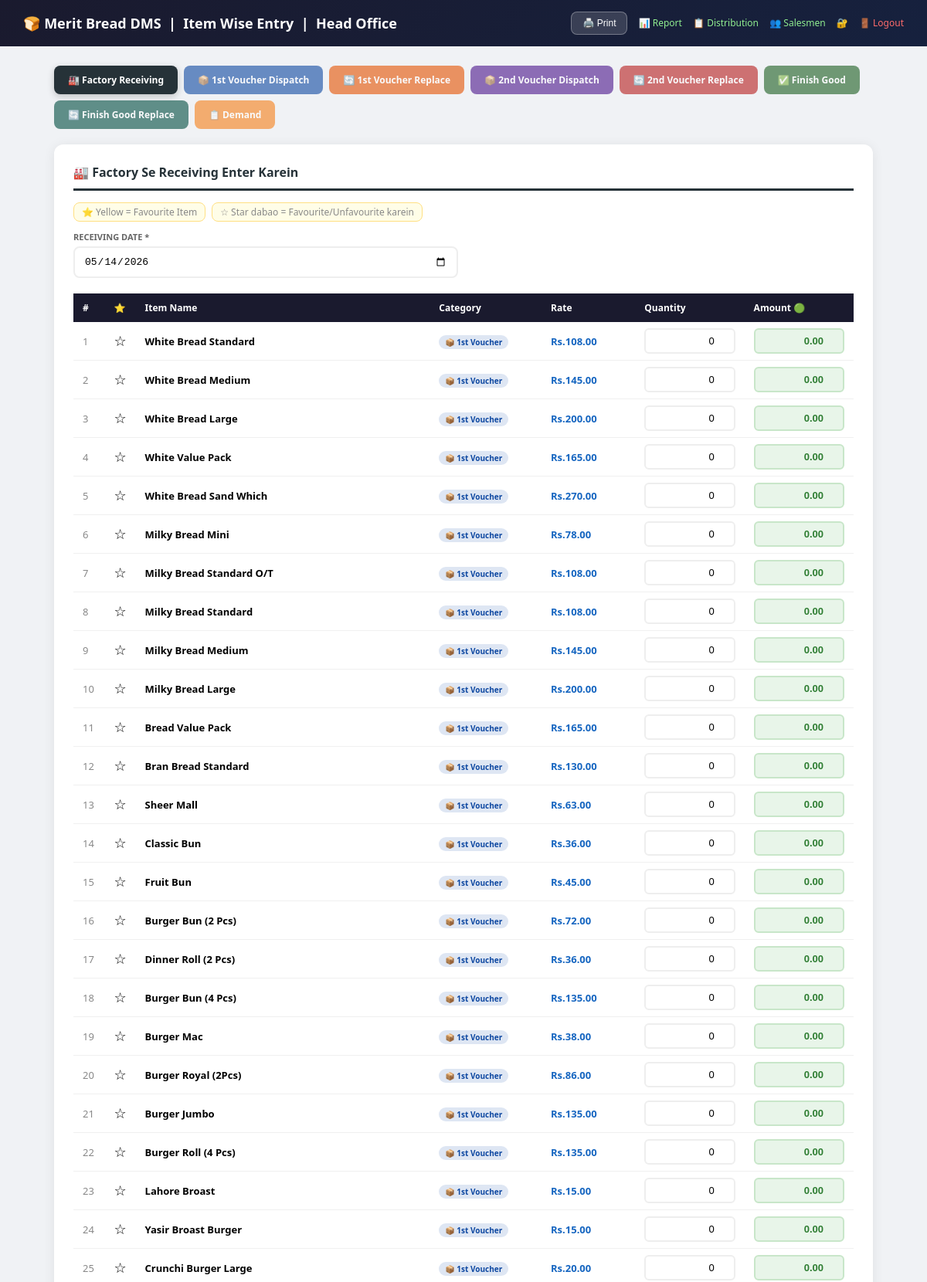
The page /item_entry.PHP (signed in, upper part) on the database its author committed.
### tables this page shows
CREATE TABLE `items` (
  `id` int(11) NOT NULL,
  `item_name` varchar(200) NOT NULL,
  `category` enum('first_voucher','second_voucher','finish_good') DEFAULT 'first_voucher',
  `family` varchar(100) DEFAULT 'General',
  `sort_order` int(11) DEFAULT 999,
  `rate` decimal(10,2) DEFAULT 0.00,
  `is_active` tinyint(4) DEFAULT 1,
  `created_at` timestamp NOT NULL DEFAULT current_timestamp()
);

### item_entry.PHP (the view, shortened to what this page needs)
<?php
include 'config.php';
$agent_id = $_SESSION['user_id'];
$city     = $_SESSION['city'];
function getItems($conn, $category, $agent_id) {
    $q = mysqli_query($conn,
        "SELECT i.*,
         CASE WHEN fi.item_id IS NOT NULL THEN 1 ELSE 0 END as is_fav
         FROM items i
         LEFT JOIN favourite_items fi ON fi.item_id=i.id AND fi.user_id='$agent_id'
         WHERE i.category='$category' AND i.is_active=1
         ORDER BY is_fav DESC, i.sort_order, i.item_name");
    $arr = [];
    while($r = mysqli_fetch_assoc($q)) $arr[] = $r;
    return $arr;
}
$items_fv = getItems($conn, 'first_voucher',  $agent_id);
$all_items_q = mysqli_query($conn,
    "SELECT i.*,
     CASE WHEN fi.item_id IS NOT NULL THEN 1 ELSE 0 END as is_fav
     FROM items i
     LEFT JOIN favourite_items fi ON fi.item_id=i.id AND fi.user_id='$agent_id'
     WHERE i.is_active=1
     ORDER BY i.category, is_fav DESC, i.sort_order, i.item_name");
$all_items = [];
while($r = mysqli_fetch_assoc($all_items_q)) $all_items[] = $r;
$active_tab = isset($_GET['tab']) ? $_GET['tab'] : 'receiving';
?>
<!DOCTYPE html>
<html>
<head>
</head>
<body>
<div class="header">
    <h1>🍞 Merit Bread DMS &nbsp;|&nbsp; Item Wise Entry &nbsp;|&nbsp; <?= htmlspecialchars($city) ?></h1>
    <div>
        <button onclick="window.print()" style="background:rgba(255,255,255,0.15);color:white;padding:7px 14px;border-radius:8px;border:1px solid rgba(255,255,255,0.3);cursor:pointer;font-size:12px;">🖨️ Print</button>
        <a href="item_report.php"          class="green">📊 Report</a>
        <a href="agent_entry.php"          class="green">📋 Distribution</a>
        <a href="salesmen_management.php"  class="green">👥 Salesmen</a>
        <a href="change_password.php"      class="yellow">🔐</a>
        <a href="login.php">🚪 Logout</a>
    </div>
</div>
<div class="container">
    <div class="tabs">
        <?php
        $tabs = [
            'receiving' => ['🏭 Factory Receiving',    '#263238'],
            'd1'        => ['📦 1st Voucher Dispatch', '#0D47A1'],
            'r1'        => ['🔄 1st Voucher Replace',  '#E65100'],
            'd2'        => ['📦 2nd Voucher Dispatch', '#4A148C'],
            'r2'        => ['🔄 2nd Voucher Replace',  '#B71C1C'],
            'fg'        => ['✅ Finish Good',           '#1B5E20'],
            'rfg'       => ['🔄 Finish Good Replace',  '#004D40'],
            'demand'    => ['📋 Demand',               '#F57F17'],
        ];
        foreach($tabs as $key => $tab): ?>
        <a href="?tab=<?= $key ?>"
           class="tab <?= $active_tab==$key?'active':'' ?>"
           style="background:<?= $tab[1] ?>">
           <?= $tab[0] ?>
        </a>
        <?php endforeach; ?>
    </div>
    <?php if($active_tab == 'receiving'): ?>
    <div class="card">
        <h2 style="color:#263238;border-color:#263238;">🏭 Factory Se Receiving Enter Karein</h2>
        <div class="fav-legend">
            <span>⭐ Yellow = Favourite Item</span>
            <span>☆ Star dabao = Favourite/Unfavourite karein</span>
        </div>
        <form method="POST" id="form_recv">
            <div class="top-fields">
                <div class="field">
                    <label>Receiving Date *</label>
                    <input type="date" name="receiving_date" required value="<?= date('Y-m-d') ?>">
                </div>
            </div>
            <?php
            $cat_labels = ['first_voucher'=>'📦 1st Voucher','second_voucher'=>'📦 2nd Voucher','finish_good'=>'✅ Finish Good'];
            $cat_colors = ['first_voucher'=>'#0D47A1','second_voucher'=>'#4A148C','finish_good'=>'#1B5E20'];
            ?>
            <div style="overflow-x:auto">
            <table class="items-tbl">
                <thead><tr>
                    <th width="4%">#</th>
                    <th width="3%">⭐</th>
                    <th>Item Name</th>
                    <th>Category</th>
                    <th width="12%">Rate</th>
                    <th width="14%">Quantity</th>
                    <th width="14%">Amount 🟢</th>
                </tr></thead>
                <tbody>
                <?php $idx=0; foreach($all_items as $item):
                    $qid    = "recv_q_$idx";
                    $aid    = "recv_a_$idx";
                    $is_fav = $item['is_fav'] ?? 0;
                    $clr    = $cat_colors[$item['category']] ?? '#666';
                    $cnm    = $cat_labels[$item['category']] ?? '';
                ?>
                <tr style="<?= $is_fav?'background:#fffde7;':'' ?>">
                    <td style="color:#888;"><?= $idx+1 ?></td>
                    <td>
                        <button type="button"
                            onclick="toggleFav(this,<?= $item['id'] ?>)"
                            style="background:none;border:none;font-size:18px;cursor:pointer;padding:0;">
                            <?= $is_fav ? '⭐' : '☆' ?>
                        </button>
                    </td>
                    <td><strong><?= htmlspecialchars($item['item_name']) ?></strong>
                    </td>
                    <td>
                        <span style="background:<?= $clr ?>22;color:<?= $clr ?>;padding:2px 8px;border-radius:10px;font-size:10px;font-weight:bold;">
                            <?= $cnm ?>
                        </span>
                    </td>
                    <td style="color:#1565c0;font-weight:bold;">Rs.<?= number_format($item['rate'],2) ?></td>
                    <td><input type="number" id="<?= $qid ?>" name="quantities[]" value="0" min="0"
                        oninput="calcAmt('<?= $qid ?>',<?= $item['rate'] ?>,'<?= $aid ?>','recv')"></td>
                    <td><input type="number" id="<?= $aid ?>" class="auto" readonly value="0.00"></td>
                </tr>
                <?php $idx++; endforeach; ?>
                </tbody>
            </table>
            </div>
        </form>
    </div>
    <?php endif; ?>
</div>
</body>
</html>

### item_entry.PHP (style rules this page uses)
* { margin:0; padding:0; box-sizing:border-box; }
body { font-family:'Segoe UI',Arial,sans-serif; background:#f0f2f5; }
.header { background:linear-gradient(135deg,#1a1a2e,#16213e); color:white; padding:15px 30px; display:flex; justify-content:space-between; align-items:center; }
.header h1 { font-size:18px; }
.header a { color:#ff6b6b; text-decoration:none; margin-left:10px; font-size:12px; }
.header a.green { color:#90EE90; }
.header a.yellow { color:#FFD700; }
.container { max-width:1100px; margin:25px auto; padding:0 20px; }
.card { background:white; border-radius:12px; padding:25px; box-shadow:0 2px 15px rgba(0,0,0,0.08); margin-bottom:20px; }
.card h2 { margin-bottom:15px; font-size:16px; padding-bottom:10px; border-bottom:3px solid; }
.tabs { display:flex; gap:8px; margin-bottom:20px; flex-wrap:wrap; }
.tab { padding:10px 18px; border-radius:8px; font-weight:bold; font-size:12px; text-decoration:none; color:white; opacity:0.6; transition:opacity 0.2s; white-space:nowrap; }
.tab.active { opacity:1; box-shadow:0 3px 10px rgba(0,0,0,0.2); }
.fav-legend { display:flex; align-items:center; gap:8px; margin-bottom:12px; font-size:12px; color:#888; }
.fav-legend span { background:#fffde7; border:1px solid #FFE082; padding:3px 10px; border-radius:8px; }
.top-fields { display:grid; grid-template-columns:repeat(2,1fr); gap:15px; margin-bottom:20px; }
.field label { display:block; font-size:11px; color:#666; margin-bottom:5px; font-weight:bold; text-transform:uppercase; }
.field input,.field select { width:100%; padding:10px 12px; border:2px solid #eee; border-radius:8px; font-size:13px; }
.items-tbl { width:100%; border-collapse:collapse; }
.items-tbl th { background:#1a1a2e; color:white; padding:10px 12px; text-align:left; font-size:12px; }
.items-tbl td { padding:8px 12px; border-bottom:1px solid #f0f0f0; font-size:13px; vertical-align:middle; }
.items-tbl input[type='number'] { width:100%; padding:7px 10px; border:2px solid #eee; border-radius:6px; font-size:13px; text-align:right; }
.items-tbl input.auto { background:#e8f5e9; color:#2e7d32; font-weight:bold; border-color:#c8e6c9; }

### rows shown on the page
items: item_name "White Bread Standard", category "📦 1st Voucher", rate "108.00"
items: item_name "White Bread Medium", category "📦 1st Voucher", rate "145.00"
items: item_name "White Bread Large", category "📦 1st Voucher", rate "200.00"
items: item_name "White Value Pack", category "📦 1st Voucher", rate "165.00"
items: item_name "White Bread Sand Which", category "📦 1st Voucher", rate "270.00"
items: item_name "Milky Bread Mini", category "📦 1st Voucher", rate "78.00"
items: item_name "Milky Bread Standard O/T", category "📦 1st Voucher", rate "108.00"
items: item_name "Milky Bread Standard", category "📦 1st Voucher", rate "108.00"
items: item_name "Milky Bread Medium", category "📦 1st Voucher", rate "145.00"
items: item_name "Milky Bread Large", category "📦 1st Voucher", rate "200.00"
items: item_name "Bread Value Pack", category "📦 1st Voucher", rate "165.00"
items: item_name "Bran Bread Standard", category "📦 1st Voucher", rate "130.00"
items: item_name "Sheer Mall", category "📦 1st Voucher", rate "63.00"
items: item_name "Classic Bun", category "📦 1st Voucher", rate "36.00"
items: item_name "Fruit Bun", category "📦 1st Voucher", rate "45.00"
items: item_name "Burger Bun (2 Pcs)", category "📦 1st Voucher", rate "72.00"
items: item_name "Dinner Roll (2 Pcs)", category "📦 1st Voucher", rate "36.00"
items: item_name "Burger Bun (4 Pcs)", category "📦 1st Voucher", rate "135.00"
items: item_name "Burger Mac", category "📦 1st Voucher", rate "38.00"
items: item_name "Burger Royal (2Pcs)", category "📦 1st Voucher", rate "86.00"
items: item_name "Burger Jumbo", category "📦 1st Voucher", rate "135.00"
items: item_name "Burger Roll (4 Pcs)", category "📦 1st Voucher", rate "135.00"
items: item_name "Lahore Broast", category "📦 1st Voucher", rate "15.00"
items: item_name "Yasir Broast Burger", category "📦 1st Voucher", rate "15.00"
items: item_name "Crunchi Burger Large", category "📦 1st Voucher", rate "20.00"

### other values the page prints
$city "Head Office"
$tab[0] "🏭 Factory Receiving"
$tab[0] "📦 1st Voucher Dispatch"
$tab[0] "🔄 1st Voucher Replace"
$tab[0] "📦 2nd Voucher Dispatch"
$tab[0] "🔄 2nd Voucher Replace"
$tab[0] "✅ Finish Good"
$tab[0] "🔄 Finish Good Replace"
$tab[0] "📋 Demand"
